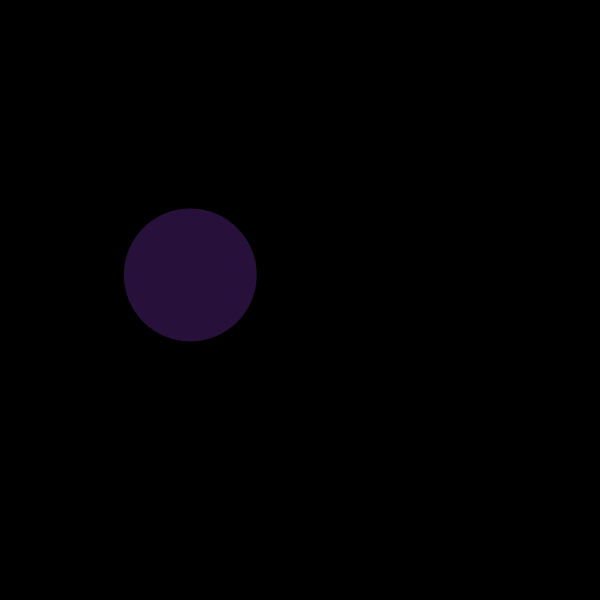
Frame 1 (no input)
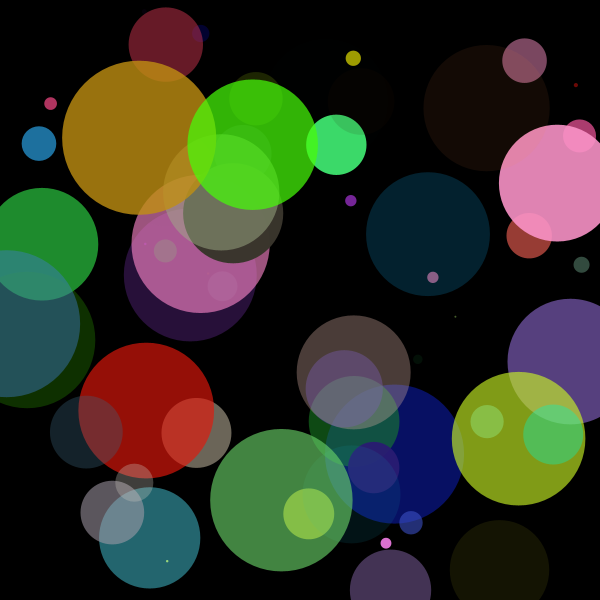
Frame 60 (the mouse pressed at the canvas centre just before this capture)
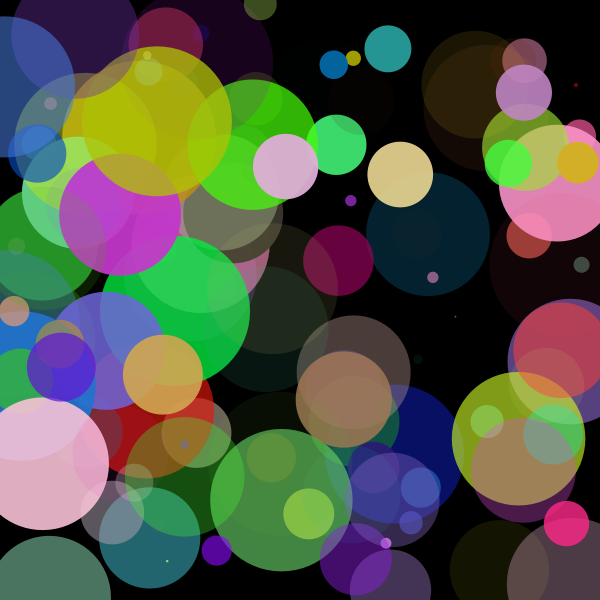
Frame 120 (the mouse held since frame 60 and released just before this capture)

The Processing sketch that drew these frames (run headless with seeded random() and noise(); from frame 60 on, the mouse is pressed at the canvas centre):

// Processing sketch: processing_31271
// ── processing_31271.pde

float r;
float g;
float b;
float a;
 
float diam;
float x;
float y;

void setup()
{
  
  size(600,600);
  background(0);
  smooth();
  
}
void draw() {
  
  r = random(255);
  g = random(255);
  b = random(255);
  a = random(255);
  diam = random(155);
  x = random(width);
  y = random(height);
  
  noStroke();
  fill(r,g,b,a);
  ellipse(x,y,diam,diam);
}
  
